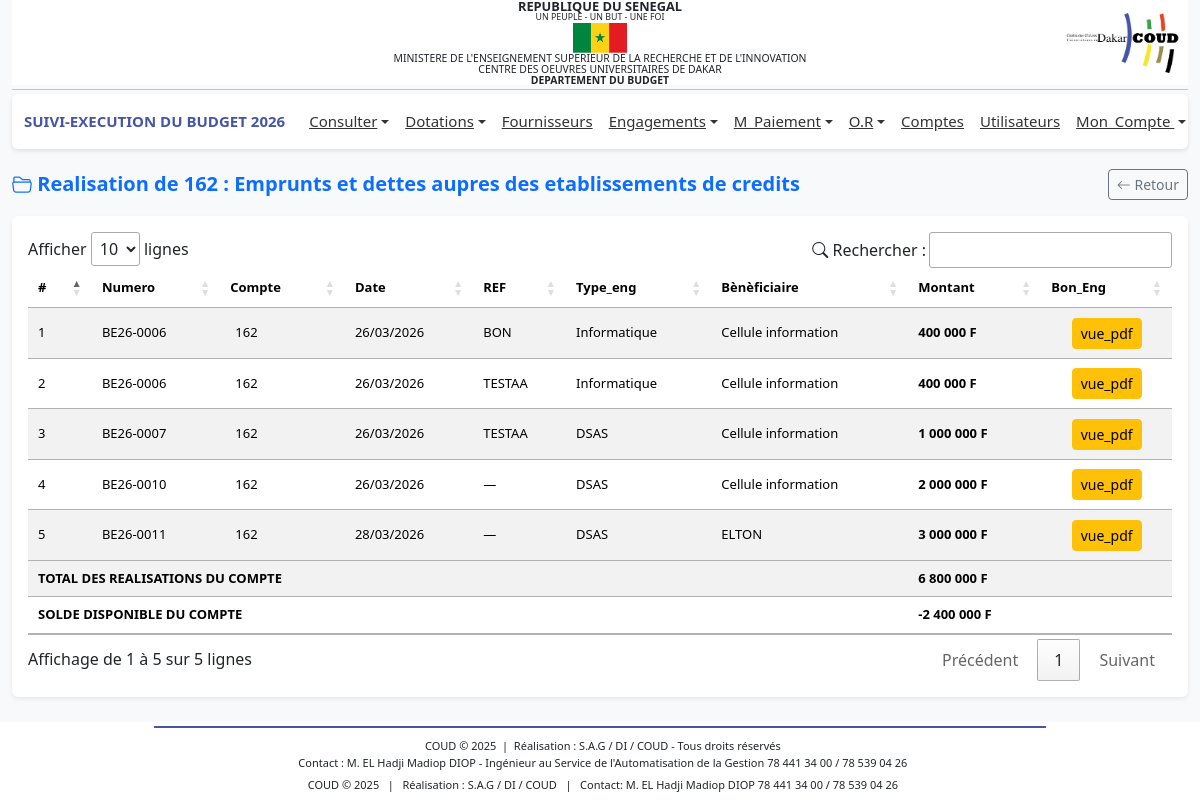
The app's page /profiles/dg/actuel_3?numCompte=162 (signed in) with its own data.
### tables this page shows
CREATE TABLE IF NOT EXISTS `bud_compte` (
  `idCompte` int NOT NULL AUTO_INCREMENT,
  `numCompte` varchar(100) DEFAULT NULL,
  `code` varchar(50) DEFAULT NULL,
  `dateSys` datetime DEFAULT CURRENT_TIMESTAMP,
  `libelle` varchar(255) DEFAULT NULL,
  `idCp` int DEFAULT NULL,
  PRIMARY KEY (`idCompte`),
  UNIQUE KEY `numCompte` (`numCompte`),
  KEY `idCp` (`idCp`)
);

CREATE TABLE IF NOT EXISTS `bud_engagements` (
  `idEng` int NOT NULL AUTO_INCREMENT,
  `dateEng` date DEFAULT NULL,
  `type_eng` varchar(255) DEFAULT NULL,
  `objet` text,
  `bc` varchar(100) DEFAULT NULL,
  `montant` decimal(13,2) DEFAULT NULL,
  `dateSys` datetime DEFAULT CURRENT_TIMESTAMP,
  `idFourn` int DEFAULT NULL,
  `idCompte` int DEFAULT NULL,
  `idUser` int NOT NULL,
  PRIMARY KEY (`idEng`),
  KEY `idFourn` (`idFourn`),
  KEY `idCompte` (`idCompte`)
);

CREATE TABLE IF NOT EXISTS `bud_operations` (
  `idOp` int NOT NULL AUTO_INCREMENT,
  `typeOp` varchar(50) NOT NULL,
  `dateOp` date DEFAULT NULL,
  `montant` int NOT NULL,
  `numFact` varchar(100) DEFAULT NULL,
  `dateSys` datetime DEFAULT CURRENT_TIMESTAMP,
  `idEng` int DEFAULT NULL,
  `idBordereau` int DEFAULT NULL,
  PRIMARY KEY (`idOp`),
  KEY `idEng` (`idEng`),
  KEY `idBordereau` (`idBordereau`)
);

CREATE TABLE IF NOT EXISTS `bud_fournisseur` (
  `idFourn` int NOT NULL AUTO_INCREMENT,
  `numFourn` varchar(50) DEFAULT NULL,
  `adresse` varchar(100) DEFAULT NULL,
  `nom` varchar(100) DEFAULT NULL,
  `nature` varchar(100) DEFAULT NULL,
  `dateSys` datetime DEFAULT CURRENT_TIMESTAMP,
  `contact` varchar(100) DEFAULT NULL,
  PRIMARY KEY (`idFourn`)
);

### includes/fonctions.php (called while the page is built, shortened)
<?php
function connexionBD()
{
    $connexion = mysqli_connect('localhost', 'root', '', 'budget_db_2024') or
        die('Serveur inaccessible. Merci de reessayer plus tard.');
    return $connexion;
}
$connexion = connexionBD();
function getCompteByNum($numCompte)
{
    global $connexion;
    $query = "SELECT numCompte, libelle, code FROM `bud_compte` WHERE numCompte='$numCompte'";
    $result = $connexion->query($query);
    if ($result->num_rows > 0) {
        return $result->fetch_assoc();
    } else {
        return null;
    }
}
function getEngsByCompte($numCompte)
{
    global $connexion;
    $anneeEnCours = $_SESSION['an'];
    $query = "
        SELECT
            c.numCompte,
            cp.numCp,
            op.numFact,
            cp.libelle AS libelleCp,
            c.libelle AS libelleC,
            eng.idEng,
            eng.dateEng,
            eng.type_eng,
            eng.objet,
            eng.montant,
            f.numFourn,
            f.nom,
            '$anneeEnCours' AS an
        FROM bud_engagements AS eng
        JOIN bud_compte AS c ON c.idCompte = eng.idCompte
        JOIN bud_comptep AS cp ON c.idCp = cp.idCp
        JOIN bud_fournisseur AS f ON f.idFourn = eng.idFourn
        LEFT JOIN bud_operations AS op ON op.idEng = eng.idEng
        WHERE c.numCompte = '$numCompte'
        AND EXISTS (
            SELECT 1 FROM bud_dotations d
            WHERE d.idCompte = c.idCompte AND d.an = '$anneeEnCours'
        )
    ";
    $result = $connexion->query($query);
    if ($result && $result->num_rows > 0) {
        return $result->fetch_all(MYSQLI_ASSOC);
    } else {
        return [];
    }
}
function sommeDotByCompte($numCompte)
{
    global $connexion;
    $anneeEnCours = $_SESSION['an'];
    $sql = "SELECT COALESCE(SUM(d.volume),0) as totalDotations, c.numCompte
            FROM bud_dotations d
            JOIN bud_compte c ON d.idCompte=c.idCompte
            WHERE d.an='$anneeEnCours' AND c.numCompte='$numCompte'";
    $result = mysqli_query($connexion, $sql);
    if ($result && mysqli_num_rows($result) > 0) {
        $row = mysqli_fetch_assoc($result);
        return $row['totalDotations'];
    }
    return null;
}
function formatNumEng($idEng)
{
    $an = $_SESSION['an'];
    $deuxDerniersChiffres = substr($an, -2);
    $idFormate = str_pad($idEng, 4, '0', STR_PAD_LEFT);
    return 'BE' . $deuxDerniersChiffres . '-' . $idFormate;
}
?>

### profiles/dg/actuel_3.php (the view, shortened to what this page needs)
<?php include '../../includes/fonctions.php';
$numCompte = $_GET['numCompte'];
$data = getCompteByNum($numCompte);
$engs = getEngsByCompte($numCompte);
$TDotations = sommeDotByCompte($numCompte);
$TEngs = 0;
?>
<?php include '../../includes/header.php';?>
<link rel="stylesheet" href="https://cdn.datatables.net/1.13.6/css/jquery.dataTables.min.css">
<link rel="stylesheet" href="https://cdn.jsdelivr.net/npm/bootstrap-icons@1.11.3/font/bootstrap-icons.css">
<main class="container-fluid mt-3">
    <div class="d-flex justify-content-between align-items-center mb-3">
        <h5 class="mb-0 text-primary fw-bold">
            <i class="bi bi-folder2-open"></i> Realisation de <?= $data['numCompte']; ?> : <?= $data['libelle']; ?>
        </h5>
        <a href="javascript:history.back()" class="btn btn-outline-secondary btn-sm">
            <i class="bi bi-arrow-left"></i> Retour
        </a>
    </div>
    <div class="card shadow-sm border-0">
        <div class="card-body">
            <div class="table-responsive">
                <table id="tableComptes" class="table table-striped table-hover align-middle">
                    <thead class="text-white custom-header">
                        <tr>
                            <th>#</th>
                            <th>Numero</th>
                            <th>Compte</th>
                            <th>Date</th>
                            <th>REF</th>
                            <th>Type_eng</th>
                            <th>Bènèficiaire</th>
                            <th>Montant</th>
                            <th>Bon_Eng</th>
                        </tr>
                    </thead>
                    <tbody id="tableBody">
                        <?php
                $n=1;
                if (!empty($engs)) :
                    foreach ($engs as $eng) : ?>
                        <tr>
                            <td><?= $n++; ?></td>
                            <td><?= formatNumEng($eng['idEng']); ?></td>
                            <td style="padding: 15px;">
                                <?= $eng['numCompte']; ?>
                            </td>
                            <td>
                                <?= date('d/m/Y', strtotime($eng['dateEng'])) ; ?>
                            </td>
                            <td>
                                <?php if (!empty($eng['numFact'])): ?>
                                <?= strtoupper($eng['numFact']); ?>
                                <?php else: ?>
                                —
                                <?php endif; ?>
                            </td>
                            <td>
                                <?= $eng['type_eng']; ?>
                            </td>
                            <td>
                                <?= $eng['nom']; ?>
                            </td>
                            <td class="text-start fw-bold"><?= number_format($eng['montant'], 0, ',', ' '); ?> F</td>
                            <td class="text-center">
                                <a class="btn btn-sm btn-warning" target="_blank" href="../engagements/be_vue_pdf?id=<?= $eng['idEng'] ?>">vue_pdf</a>
                            </td>
                        </tr>
                        <?php
                        $TEngs += $eng['montant'];
                        endforeach;?>
                        <?php endif; ?>
                    </tbody>
                    <tfooter>
                        <tr>
                            <th colspan="7" class="text-left" style="text-align: left;">TOTAL DES REALISATIONS DU COMPTE</th>
                            <th colspan="2" class="text-left" style="text-align: left;">
                                <?= number_format($TEngs, 0, ',', ' '); ?> F</th>
                        </tr>
                        <tr>
                            <th colspan="7" class="text-left" style="text-align: left;">
                                SOLDE DISPONIBLE DU COMPTE
                            </th>
                            <th colspan="2" class="text-left" style="text-align: left;">
                                <?= number_format(($TDotations-$TEngs), 0, ',', ' '); ?> F</th>
                        </tr>
                    </tfooter>
                </table>
            </div>
        </div>
</main>
<?php include '../../includes/footer.php';?>

### includes/header.php (style rules this page uses)
body { font-family: 'Segoe UI', Tahoma, sans-serif; background-color: #f8f9fa; margin: 0; display: flex; flex-direction: column; min-height: 100vh; }
main { flex: 1; }

### profiles/dg/actuel_3.php (style rules this page uses)
.custom-header { background-color: #4655a4; color: #fff; }
#tableComptes th, #tableComptes td { vertical-align: middle; font-size: 13px; }
.text-center { text-align: center !important; }

### records on screen
bud_compte: numCompte "162", libelle "Emprunts et dettes aupres des etablissements de credits"
bud_engagements: idEng "BE26-0006", idCompte.numCompte "162", dateEng "26/03/2026", bud_operations.numFact "BON", type_eng "Informatique", idFourn.nom "Cellule information", montant "400 000", bud_operations.numFact "TESTAA"
bud_engagements: idEng "BE26-0007", idCompte.numCompte "162", dateEng "26/03/2026", bud_operations.numFact "TESTAA", type_eng "DSAS", idFourn.nom "Cellule information", montant "1 000 000"
bud_engagements: idEng "BE26-0010", idCompte.numCompte "162", dateEng "26/03/2026", type_eng "DSAS", idFourn.nom "Cellule information", montant "2 000 000"
bud_engagements: idEng "BE26-0011", idCompte.numCompte "162", dateEng "28/03/2026", type_eng "DSAS", idFourn.nom "ELTON", montant "3 000 000"

### other values on screen
$_SESSION['an'] "2026"
$TEngs "6 800 000"
$TDotations-$TEngs "-2 400 000"
